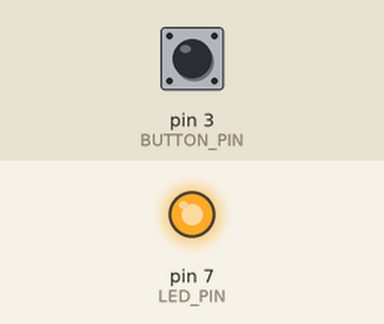
This sketch was run on a simulated Arduino Uno, built with avr-gcc and run on an emulated ATmega328P. On the bench: output pins drawn as LEDs (lit = HIGH). The test bench sets the inputs (shaded band); at power-on: pin 3 (BUTTON_PIN) HIGH.

Above: at 1.2 s.
1.3 s: pin 3 (BUTTON_PIN) pulled LOW for 0.15 s
At 1.9 s:
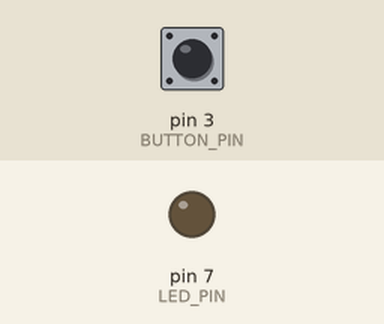
2.9 s: pin 3 (BUTTON_PIN) pulled LOW for 1 s
At 4.3 s:
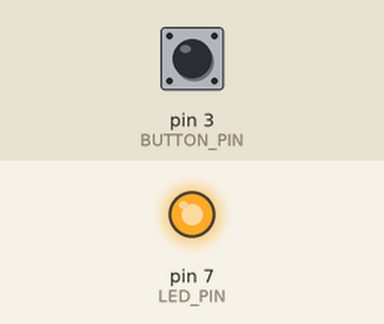
5.4 s: pin 3 (BUTTON_PIN) pulled LOW for 3.2 s
At 6.2 s:
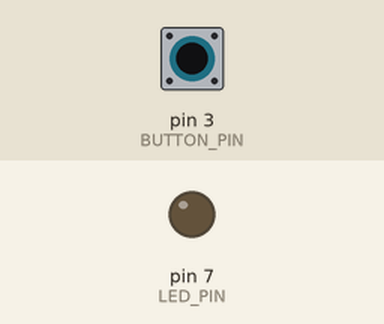
Timing chart, 0 to 8.4 s (numbered marks = the images above; inputs shaded):
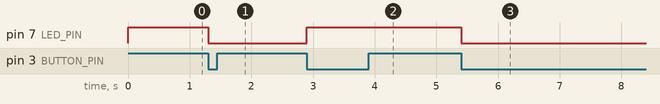

The sketch:

Interrupt_blinking_lights.ino
```cpp
/*
 * -> Dawson Reschke <-
 *
 * Simple arduino sketch where pressing the button toggles the state
 * of the LED using an interrupt.
 */

const int BUTTON_PIN = 3; //pin on arduino board for the button
const int LED_PIN = 7;
volatile boolean LED_STATE = true; // volatile means stored in external memory, and can be accessed from any scope

void setup() {
  pinMode(BUTTON_PIN,INPUT_PULLUP);
  pinMode(LED_PIN,OUTPUT);
  attachInterrupt(digitalPinToInterrupt(BUTTON_PIN), toggleLED ,FALLING);
}

void toggleLED(){
  LED_STATE = !LED_STATE;
}

void loop() {
  digitalWrite(LED_PIN,LED_STATE ? HIGH : LOW); // turns led on || off
}
```

Measured:
- after the input at 1.3 s, pin 7 (LED_PIN): HIGH → LOW at once
- after the input at 2.9 s, pin 7 (LED_PIN): LOW → HIGH at once
- after the input at 5.4 s, pin 7 (LED_PIN): HIGH → LOW at once
